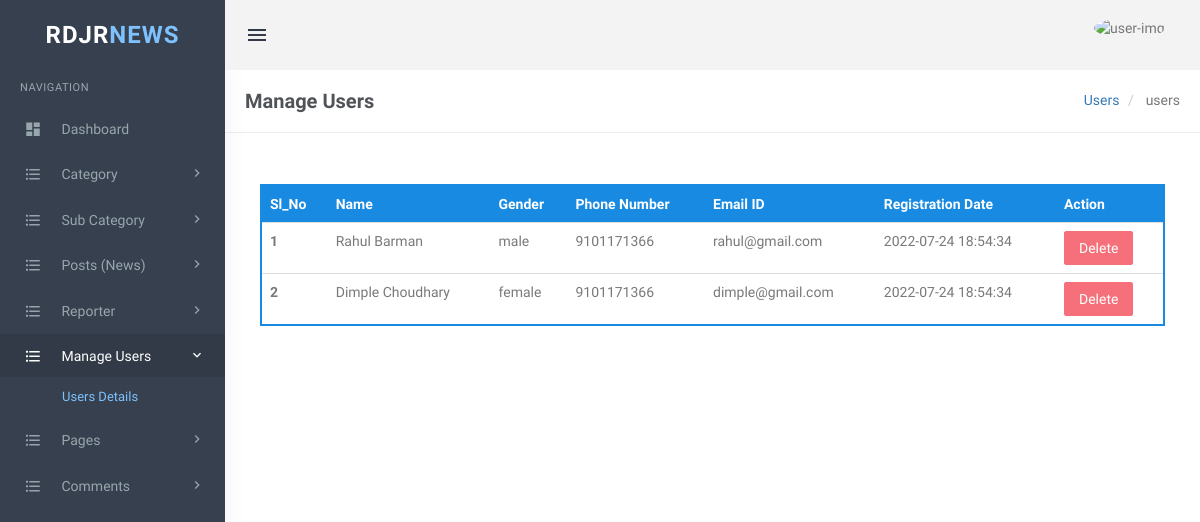
/admin/users.php (signed in), run on the app's committed database.
### tables this page shows
CREATE TABLE `tbluser` (
  `id` int(10) NOT NULL,
  `first_name` varchar(30) NOT NULL,
  `last_name` varchar(60) NOT NULL,
  `gender` varchar(15) NOT NULL,
  `phone_no` varchar(15) NOT NULL,
  `email_add` varchar(50) NOT NULL,
  `user_pass` varchar(255) NOT NULL,
  `reg_date` timestamp NULL DEFAULT current_timestamp()
);

### admin/users.php (the view, shortened to what this page needs)
<?php
include 'config.php';
if (!isset($_SESSION['login'])) {
    echo "<script> location.href='index.php' </script>";
} else {
?>
    <!DOCTYPE html>
    <html lang="en">
    <head>
        <link href="assets/css/bootstrap.min.css" rel="stylesheet" type="text/css" />
        <link href="assets/css/core.css" rel="stylesheet" type="text/css" />
        <link href="assets/css/components.css" rel="stylesheet" type="text/css" />
        <link href="assets/css/icons.css" rel="stylesheet" type="text/css" />
        <link href="assets/css/pages.css" rel="stylesheet" type="text/css" />
        <link href="assets/css/menu.css" rel="stylesheet" type="text/css" />
        <link href="assets/css/responsive.css" rel="stylesheet" type="text/css" />
        <link rel="stylesheet" href="../plugins/switchery/switchery.min.css">
    </head>
    <body class="fixed-left">
        <div id="wrapper">
            <?php include('includes/topheader.php'); ?>
            <?php include('includes/leftsidebar.php'); ?>
            <div class="content-page">
                <div class="content">
                    <div class="container">
                        <div class="row">
                            <div class="col-xs-12">
                                <div class="page-title-box">
                                    <h4 class="page-title">Manage Users</h4>
                                    <ol class="breadcrumb p-0 m-0">
                                        <li>
                                            <a href="#">Users </a>
                                        </li>
                                        <li class="active">
                                            users
                                        </li>
                                    </ol>
                                    <div class="clearfix"></div>
                                </div>
                            </div>
                        </div>
                        <div class="row">
                            <div class="col-sm-6">
                            </div>
                        </div>
                        <div class="row">
                            <div class="col-md-12">
                                <div class="demo-box m-t-20">
                                    <div class="table-responsive">
                                        <table class="table m-0 table-colored-bordered table-bordered-primary">
                                            <thead>
                                                <tr>
                                                    <th>Sl_No</th>
                                                    <th>Name</th>
                                                    <th>Gender</th>
                                                    <th>Phone Number</th>
                                                    <th>Email ID</th>
                                                    <th>Registration Date</th>
                                                    <th>Action</th>
                                                </tr>
                                            </thead>
                                            <tbody>
                                                <?php
                                                $cnt = 1;
                                                $query = mysqli_query($conn, "select * from  tbluser order by reg_date desc");
                                                $rowcount = mysqli_num_rows($query);
                                                if ($rowcount == 0) {
                                                ?>
                                                    <tr>
                                                        <td colspan="7" align="center">
                                                            <h3 style="color:red">No record found</h3>
                                                        </td>
                                                    </tr>
                                                    <?php } else {
                                                    while ($row = mysqli_fetch_array($query)) {
                                                    ?>
                                                        <tr>
                                                            <th scope="row"><?php echo htmlentities($cnt); ?></th>
                                                            <td><?php echo htmlentities($row['first_name'] . " " . $row['last_name']); ?></td>
                                                            <td><?php echo htmlentities($row['gender']); ?></td>
                                                            <td><?php echo htmlentities($row['phone_no']); ?></td>
                                                            <td><?php echo htmlentities($row['email_add']); ?></td>
                                                            <td><?php echo htmlentities($row['reg_date']); ?></td>
                                                            <td><a href="users.php?deleteid=<?php echo htmlentities($row['id']); ?>&&action=del" onclick="return confirm('Do you realy want to delete ?')"> <button type="button" class="btn btn-danger">Delete</button></a> </td>
                                                        </tr>
                                                <?php
                                                        $cnt++;
                                                    }
                                                }
                                                ?>
                                            </tbody>
                                        </table>
                                    </div>
                                </div>
                            </div>
                        </div>
                    </div>
                </div>
            </div>
        </div>
    </body>
    </html>
<?php } ?>

### admin/assets/css/core.css (style rules this page uses)
body { font-family: 'Varela Round', sans-serif; margin: 0; padding-bottom: 60px; overflow-x: hidden; color: #797979; }
html { position: relative; min-height: 100%; }
.h1, .h2, .h3, .h4, .h5, .h6, h1, h2, h3, h4, h5, h6 { color: #505458; font-family: 'Hind Madurai', sans-serif; margin: 10px 0; }
* { outline: none !important; }
.container { width: auto; }
#wrapper { height: 100%; overflow: hidden; width: 100%; }
.p-0 { padding: 0 !important; }
.m-0 { margin: 0 !important; }
.m-t-20 { margin-top: 20px !important; }
.row { margin-right: -10px; margin-left: -10px; }
.col-lg-1, .col-lg-10, .col-lg-11, .col-lg-12, .col-lg-2, .col-lg-3, .col-lg-4, .col-lg-5, .col-lg-6, .col-lg-7, .col-lg-8, .col-lg-9, .col-md-1, .col-md-10, .col-md-11, .col-md-12, .col-md-2, .col-md-3, .col-md-4, .col-md-5, .col-md-6, .col-md-7, .col-md-8, .col-md-9, .col-sm-1, .col-sm-10, .col-sm-11, .col-sm-12, .col-sm-2, .col-sm-3, .col-sm-4, .col-sm-5, .col-sm-6, .col-sm-7, .col-sm-8, .col-sm-9, .col-xs-1, .col-xs-10, .col-xs-11, .col-xs-12, .col-xs-2, .col-xs-3, .col-xs-4, .col-xs-5, .col-xs-6, .col-xs-7, .col-xs-8, .col-xs-9 { padding-left: 10px; padding-right: 10px; }
.breadcrumb { background-color: transparent; margin-bottom: 15px; padding-top: 10px; padding-left: 0; }
.demo-box { padding: 10px 15px; }

### admin/assets/css/menu.css (style rules this page uses)
.content-page { margin-left: 225px; overflow: hidden; }
.content-page .content { padding: 0 5px 10px 5px; margin-top: 70px; }
.page-title { font-size: 20px; margin-bottom: 0; margin-top: 0; font-weight: 600; }
.page-title-box { padding: 20px; border-bottom: 1px solid #eee; margin: 0 -20px 20px -20px; }
.page-title-box .page-title { margin-bottom: 0; float: left; }
.page-title-box .breadcrumb { float: right; background-color: transparent !important; }

### data on the page
tbluser: first_name+last_name "Rahul Barman", gender "male", phone_no "9101171366", email_add "rahul@gmail.com", reg_date "2022-07-24 18:54:34"
tbluser: first_name+last_name "Dimple Choudhary", gender "female", phone_no "9101171366", email_add "dimple@gmail.com", reg_date "2022-07-24 18:54:34"
